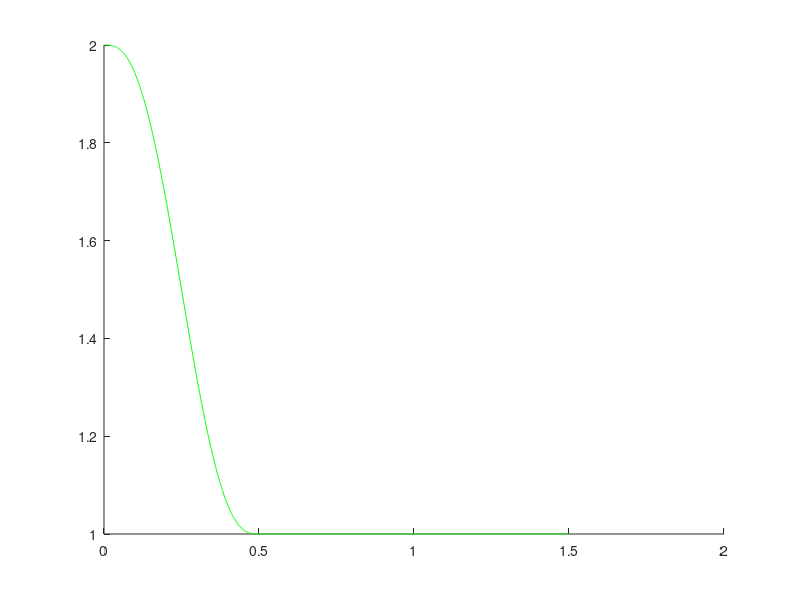

MATLAB code for this plot: (Note: this script raises an error after producing the figure.)
clc
clear all

global M B

%% Constant K
tspan=.5;
ta=(0:.001:tspan)/tspan;

xi=[1; 0];
xf=[0; 0];

xd=(xi*ones(size(ta))+(xf-xi)*(10*ta.^3-15*ta.^4+6*ta.^5))';
vd=((xf-xi)*(30*ta.^2-60*ta.^3+30*ta.^4)/tspan)';
ad=((xf-xi)*(60*ta-180*ta.^2+120*ta.^3)/(tspan^2))';
% tshort=0:.001:tspan;
% xd=([1; 0]*sin(tshort))';
% vd=([1; 0]*cos(tshort))';
% ad=([1; 0]*-sin(tshort))';

t=0:.001:1.5;
Xd=[[xd vd ad];zeros(length(t)-length(ta),6)];
Xd(:,1)=Xd(:,1)+1;
F=zeros(length(t),2);
F((t>.1)&(t<.2),1)=-10;
K=15*ones(length(t),2);

figure(1)
clf
hold on
plot(t,Xd(:,1),'g')

M=.41;
B=2.3;

Xh=forward(t,Xd,F,K);
plot(t,Xh(:,1),'k')
arrow([t' Xh(:,1)],[t' Xh(:,1)]+.05*[0*t' F(:,1)],.6*[1 1 1],.2);

Xx=reverse(t,Xh,F,K);
plot(t,Xx(:,1),'r.')

title('Proof of Tautology Being Intact')
xlabel('Time, Seconds')
ylabel('Displacement in X')
legend('Ground Truth Intention','Hand (Stiffness=15)','Forces','Intention (Stiffness=15)')

figure(2)
clf
subplot(2,1,1)
hold on
plot(t,Xd(:,1),'g')
%arrow([t' Xd(:,1)],[t' Xd(:,1)]+.05*[0*t' F(:,1)],.6*[1 1 1],.2);

Xh=forward(t,Xd,F,K);
plot(t,Xh(:,1),'k')

Klow=13;
Khigh=16;

XxL=reverse(t,Xh,F,Klow+0*K);
plot(t,XxL(:,1),'r')

XxH=reverse(t,Xh,F,Khigh+0*K);
plot(t,XxH(:,1),'r')
title('You can recover the twue intent by overestimation correction')
ylabel('Displacement in X')
xlim([0 1.5])
legend('Ground Truth Intention','Hand (Stiffness=15)','Extraction with overestimated stiffness (Stiffness=18)','Extraction with overestimated stiffness (Stiffness=19)')

subplot(2,1,2)
hold on
E=XxL(:,1)-XxH(:,1);
plot(t,E,'c')

plot(t,Xd(:,1),'g')
eps=E\XxL(:,1)
plot(t,XxL(:,1)-eps*E,'r')
legend('Difference of Overestimates','Ground Truth Intention','Corrected Extraction')
title(['Solved Stiffness Overestimation: Eps = ',num2str(-eps*(Khigh-Klow))])
xlabel('Time, Seconds')
ylabel('Displacement in X')


%% Time varying K

Ksmooth=40+5*sin(2*pi*t/.25+rand)'; %smooth(5+20*rand(length(t),1),30);
Xh=forward(t,Xd,F,[Ksmooth K(:,2)]);
Klow=9;
Kmid=12;
Khigh=12.1;

XxL=reverse(t,Xh,F,Klow+0*K);
XxM=reverse(t,Xh,F,Kmid+0*K);
XxH=reverse(t,Xh,F,Khigh+0*K);

E=XxH(:,1)-XxL(:,1);

span=2;
epslocal=zeros(length(t),1);
for k=1:length(t)
    inds=max(1,k-span):length(t);
    %Without zero mean, you lose the nuts for the trees
    %epslocal(k)=(E(inds)-mean(E(inds)))\(XxM(inds,1)-mean(XxM(inds,1)));
    temp=[E(inds) ones(length(inds),1)]\XxM(inds,1);
    epslocal(k)=temp(1);
end
%epslocal=(epslocal(:,1)*Khigh+epslocal(:,2)*Klow)./sum(epslocal,2)

realdot=dot(XxM(:,1),Xd(:,1)/norm(Xd(:,1)))
epsdot=dot(XxL(:,1),E)
epsglobal=E\XxM(:,1)

epsComp=(XxL(:,1)-mean(XxL(:,1)))\(E-mean(E))


figure(3)
clf
subplot(2,1,1)
hold on

plot(t,Xd(:,1),'g')
plot(t,Xh(:,1),'k')
plot(t,Ksmooth/10,'m')

plot(t,XxL(:,1),'ro','markersize',2)
plot(t,XxM(:,1),'rv','markersize',2)
plot(t,XxH(:,1),'r^','markersize',2)
plot(t,XxL(:,1)+epsComp*E,'color',[.8 .5 .2])
plot(t,XxL(:,1)+epslocal.*E,'color',[0 .2 .6])

title('You can recover the twue intent by overestimation correction')
ylabel('Displacement in X')
xlim([0 1.5])
legend('Ground Truth Intention','Hand (Stiffness=magenta)','Time-varying Stiffness/10',['Extraction with estimated stiffness (Stiffness=',num2str(Klow),')'],['Extraction with estimated stiffness (Stiffness=',num2str(Kmid),')'],['Extraction with estimated stiffness (Stiffness=',num2str(Khigh),')'],'Constant Corrected Stiffness','Locally Corrected Stiffness')

subplot(2,1,2)
hold on

%plot(t,epsglobal+0*t,'color',[.8 .5 .2])
%plot(t,epslocal,'color',[0 .2 .6])
plot(t,Xd(:,1)-Xh(:,1),'g')
plot(t,10*(XxH(:,1)-XxM(:,1)),'r')

%plot(t,epslocal(:,1),'b')
%plot(t,(XxM(:,1)-Xd(:,1)),'color',[.7 .4 .4])
%legend('Difference of Estimates','Ground Truth Intention','Constant-Corrected Extraction','Time-varying Stiffness Estimate Extraction')
title(['Solved Stiffness Overestimation: Eps = ',num2str(epsglobal*(Khigh-Klow))])
xlabel('Time, Seconds')
ylabel('Computed scale')

figure(4)
clf
hold on
%plot(t,epsdot*E,'k')
%plot(t,(XxM(:,1)-Xd(:,1)),'color',[.7 .4 .4])
plot(t,0*t,'g')
plot(t,Xh(:,1)-Xd(:,1),'k')
plot(t,XxL(:,1)-Xd(:,1),'ro','markersize',2)
plot(t,XxM(:,1)-Xd(:,1),'rv','markersize',2)
plot(t,XxH(:,1)-Xd(:,1),'r^','markersize',2)
plot(t,XxH(:,1)-XxL(:,1),'c')
plot(t,XxL(:,1)+epsComp*E-Xd(:,1),'r')
plot(t,XxM(:,1)-epslocal.*E-Xd(:,1),'color',[0 .2 .6])

eh=XxL(:,1)-Xh(:,1);
he=E\eh

%plot(t,XxL(:,1)+he*E-Xd(:,1),'color',[.5 .1 .8])


legend({'Zero Error';
    'Hand Error';
    ['Extraction Error (Stiffness=',num2str(Klow),')'];
    ['Extraction Error (Stiffness=',num2str(Kmid),')'];
    ['Extraction Error (Stiffness=',num2str(Khigh),')'];
    'Unscaled Error Estimate';
    'Correction with Linear Regression';
    ['Correction with Local Linear Regression, Span = ',num2str(span)]})
xlabel('Time, sec')
ylabel('Error, X')
